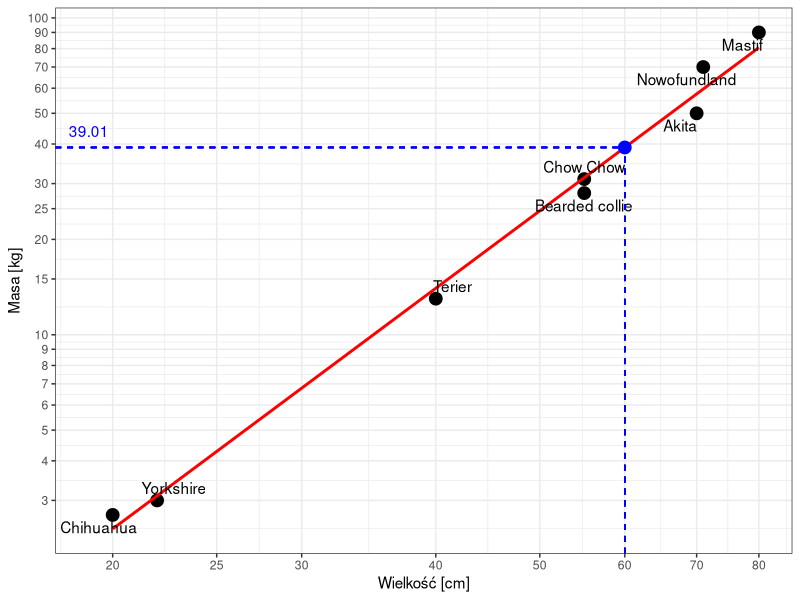
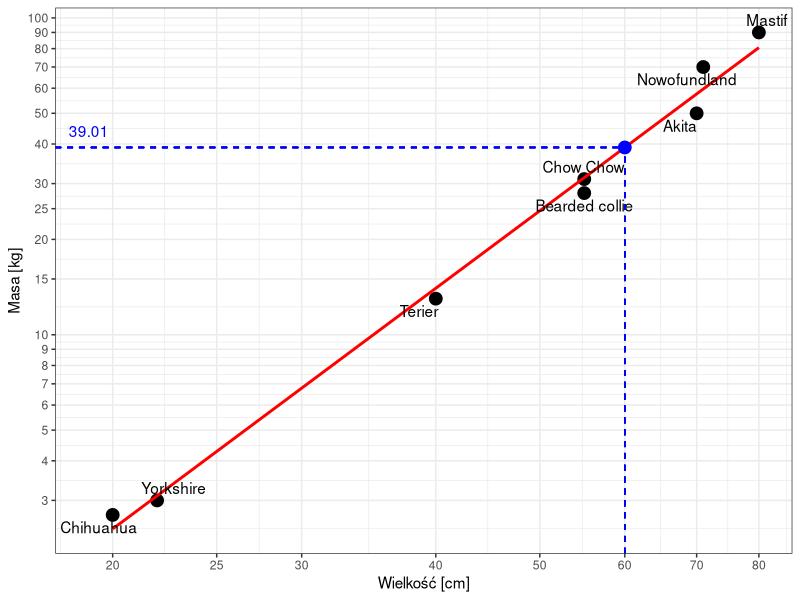
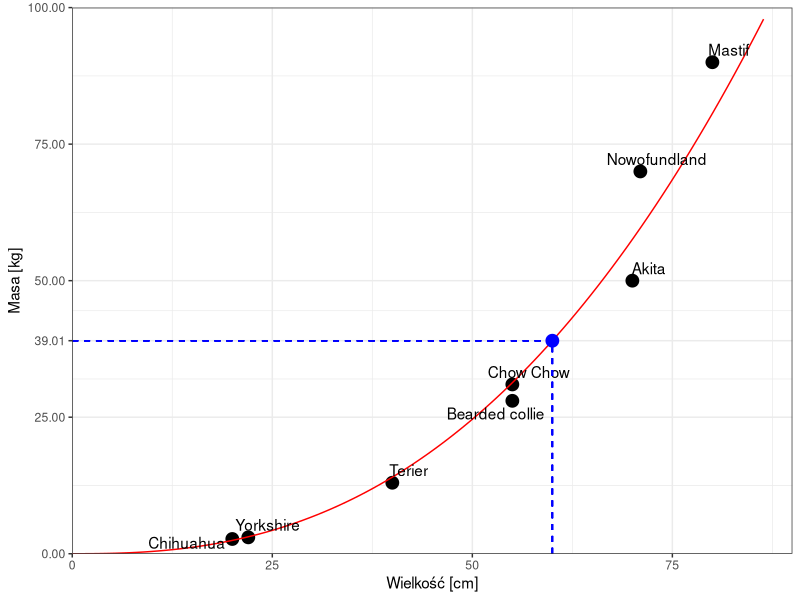

Write R code to recreate these figures, in order.
library(ggplot2)
library(ggrepel)

size<-c(20, 22, 40, 55, 55, 70, 71, 80)
mass<-c(2.7, 3, 13, 28, 31, 50, 70, 90)
labels<-c("Chihuahua", "Yorkshire", "Terier", "Bearded collie", 
          "Chow Chow", "Akita", "Nowofundland", "Mastif")
df<-data.frame(size, mass, labels)

model<-lm(log(mass)~log(size))
summary(model)
prediction<-exp(predict.lm(model, newdata=data.frame(size=c(60))))
df2<-data.frame(size=60, mass=prediction, labels="Nasz Pies")

yticks<-c(2,3,4,5,6,7,8,9,10,15,20,25,(3:10)*10)
xticks<-c(20, 25, (3:10)*10)

ggplot(df, aes(x=size, y=mass)) + 
  geom_point(size=4) +
  xlab("Wielkość [cm]") +
  ylab("Masa [kg]") +
  stat_smooth(method = "lm",
              formula = y ~ x,
              geom = "smooth", 
              se=FALSE, 
              colour='red') +
  scale_y_continuous(trans='log10', breaks=yticks) +
  scale_x_continuous(trans='log10', breaks=xticks) +
  theme_bw() +
  geom_point(data=df2, 
             aes(x=size, y=mass), 
             colour='blue',
             size=4) + 
  geom_text_repel(data=df, aes(x=size, y=mass, label=labels))+
  geom_segment(aes(x=60, y=0, xend=60, yend=prediction), lty=2, col='blue')+
  geom_segment(aes(x=0, y=prediction, xend=60, yend=prediction), lty=2, col='blue') +
  annotate("text", x=min(xticks)-1, y=prediction+5, label=round(prediction,2), col='blue')



ggplot(df, aes(x=size, y=mass)) + 
  geom_point(size=4) +
  xlab("Wielkość [cm]") +
  ylab("Masa [kg]") +
  stat_smooth(method = "lm",
              formula = y ~ x,
              geom = "smooth", 
              se=FALSE, 
              colour='red') +
  scale_y_continuous(trans='log10', breaks=yticks) +
  scale_x_continuous(trans='log10', breaks=xticks) +
  theme_bw() +
  geom_point(data=df2, 
             aes(x=size, y=mass), 
             colour='blue',
             size=4) + 
  geom_text_repel(data=df, aes(x=size, y=mass, label=labels))+
  geom_segment(aes(x=60, y=0, xend=60, yend=prediction), lty=2, col='blue')+
  geom_segment(aes(x=0, y=prediction, xend=60, yend=prediction), lty=2, col='blue') +
  annotate("text", x=min(xticks)-1, y=prediction+5, label=round(prediction,2), col='blue')




ggplot(df, aes(x=size, y=mass)) + 
  geom_point(size=4) +
  xlab("Wielkość [cm]") +
  ylab("Masa [kg]") +
  # geom_function(fun=function(x){exp(model$coefficients[1]+model$coefficients[2]*log(x))},
  #               colour='red') +
  geom_function(fun=function(x){exp(model$coefficients[1])*x^model$coefficients[2]},
                colour='red') +
  scale_x_continuous(limits=c(0,90), expand = c(0, 0)) +
  scale_y_continuous(limits=c(0,100), breaks=sort(c(0:4*25, as.numeric(round(prediction,2)))), expand = c(0, 0)) +
  theme_bw() +
  geom_point(data=df2, 
             aes(x=size, y=mass), 
             colour='blue',
             size=4) + 
  geom_text_repel(data=df, aes(x=size, y=mass, label=labels))+
  geom_segment(aes(x=60, y=0, xend=60, yend=prediction), lty=2, col='blue')+
  geom_segment(aes(x=0, y=prediction, xend=60, yend=prediction), lty=2, col='blue')

